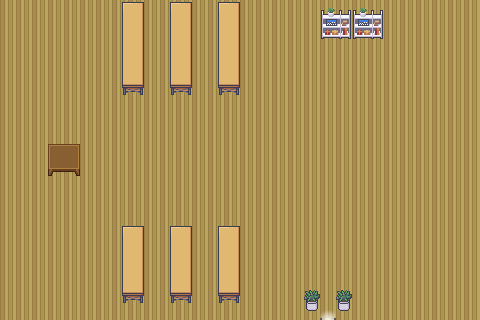

Below is a game level as drawn by its tile map, then a one-line description and the .tmx that defines it (tile-layer data replaced by summaries):
An orthogonal 30x20 tile map with 16x16 px tiles, 4 tile layers (Tile Layer 1, Tile Layer 2, Tile Layer 3, Above Player), 3 tilesets and 1 object (event).

<map version="1.10" tiledversion="1.11.0" orientation="orthogonal" renderorder="right-down" width="30" height="20" tilewidth="16" tileheight="16" infinite="0" nextlayerid="6" nextobjectid="2">
 <properties>
  <property name="edges" value="clamped" />
  <property name="inside" type="bool" value="true" />
  <property name="map_type" value="notype" />
  <property name="scenario" value="xero" />
  <property name="slug" value="azure_town_hall" />
 </properties>
 <tileset firstgid="1" name="Office_interiors_shadowless_16x16" tilewidth="16" tileheight="16" tilecount="528" columns="22">
  <image source="../gfx/tilesets/Office_interiors_shadowless_16x16.png" width="352" height="384" />
 </tileset>
 <tileset firstgid="529" source="../gfx/tilesets/core_indoor_floors.tsx" />
 <tileset firstgid="4393" source="../gfx/tilesets/core_set pieces.tsx" />
 <layer id="1" name="Tile Layer 1" width="30" height="20">
  <data>[600 cells, 600 non-empty, 1 distinct tile ids]</data>
 </layer>
 <layer id="2" name="Tile Layer 2" width="30" height="20">
  <data>[600 cells, 87 non-empty, 19 distinct tile ids]</data>
 </layer>
 <layer id="3" name="Tile Layer 3" width="30" height="20">
  <data>[600 cells, 0 non-empty, 0 distinct tile ids]</data>
 </layer>
 <layer id="4" name="Above Player" width="30" height="20">
  <data>[600 cells, 0 non-empty, 0 distinct tile ids]</data>
 </layer>
 <objectgroup id="3" name="events">
  <object id="1" name="Exit To Azure Town" type="event" x="320" y="304" width="16" height="16">
   <properties>
    <property name="act10" value="transition_teleport player,azure_town.tmx,41,23,0.3" />
    <property name="cond10" value="is char_at player" />
    <property name="cond20" value="is char_facing player,down" />
   </properties>
  </object>
 </objectgroup>
</map>
